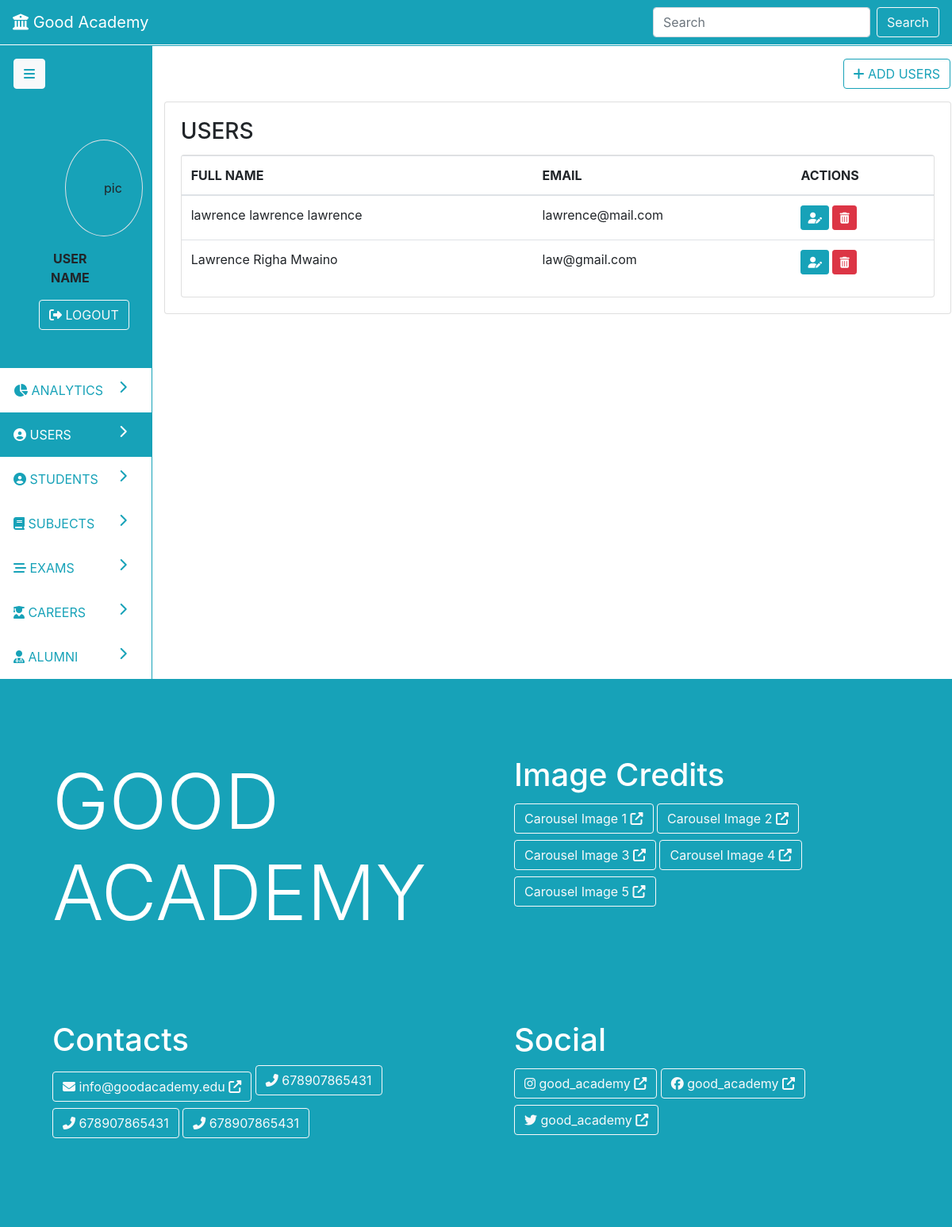
/users, run on an earlier commit of the app's database.
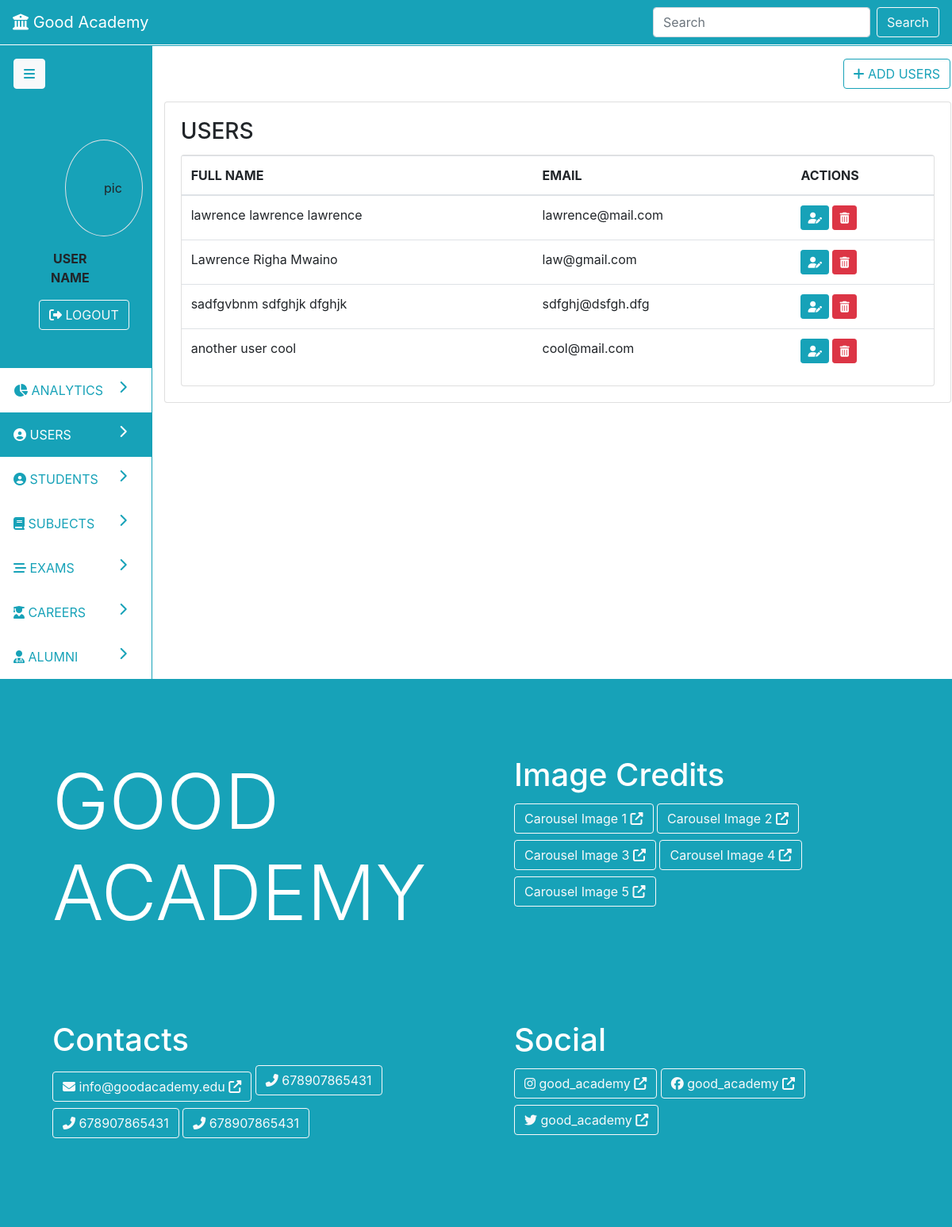
And on a later commit of the database.
### parent/models.py (models this page shows, shortened)
class User(db.Model):
	id = db.Column(db.Integer, primary_key=True)
	first_name = db.Column(db.String(19), nullable=False)
	middle_name = db.Column(db.String(19), nullable=False)
	last_name = db.Column(db.String(19), nullable=False)
	email = db.Column(db.String(19), unique=True, nullable=False)
	password = db.Column(db.String(119), nullable=False)

### parent/routes.py (the view)
@app.route('/users', methods=['POST', 'GET'])
def users():
	users = User.query.all()
	return render_template('admin/users.html', nav='dash', page='users', users=users, action='read')

### parent/templates/admin/users.html
{% extends 'admin-dash.html' %}
{% block pagedata %}
{% if action=='create' %}
<div class="row">
	<div class="col p-3">
		<a class="btn float-right btn-outline-info" href="{{ url_for('users') }}"><i class="fas fa-list"></i> VIEW USERS</a>
	</div>
</div>
<div class="card p-3" onload="changeNav('users')">
	<div class="card-body text-primary">
		<h1 class="card-title text-info">Register New User</h1>
	</div>
	<form class="card" method="post">
		{{ form.hidden_tag() }}
		<div class="card-body">
			<div class="alert alert-info">
				<i class="fas fa-info-circle"></i> The default password for new accounts is 'welcome'
			</div>
			<fieldset>
				<div class="form-group">
					{{ form.first_name.label(class='form-control-label') }}
					{% if form.first_name.errors %}
						{{ form.first_name(class='form-control is-invalid')}}
						<div class="invalid-feedback">
							{% for error in form.first_name.errors %}
								<span>{{ error }}</span>
							{% endfor %}
						</div>
					{% else%}
						{{ form.first_name(class='form-control') }}
					{% endif %}
				</div>
				<div class="form-group">
					{{ form.middle_name.label(class='form-control-label') }}
					{% if form.middle_name.errors %}
						{{ form.middle_name(class='form-control is-invalid')}}
						<div class="invalid-feedback">
							{% for error in form.middle_name.errors %}
								<span>{{ error }}</span>
							{% endfor %}
						</div>
					{% else%}
						{{ form.middle_name(class='form-control') }}
					{% endif %}
				</div>
				<div class="form-group">
					{{ form.last_name.label(class='form-control-label') }}
					{% if form.last_name.errors %}
						{{ form.last_name(class='form-control is-invalid')}}
						<div class="invalid-feedback">
							{% for error in form.last_name.errors %}
								<span>{{ error }}</span>
							{% endfor %}
						</div>
					{% else%}
						{{ form.last_name(class='form-control') }}
					{% endif %}
				</div>
				<div class="form-group">
					{{ form.email.label(class='form-control-label') }}
					{% if form.email.errors %}
						{{ form.email(class='form-control is-invalid')}}
						<div class="invalid-feedback">
							{% for error in form.email.errors %}
								<span>{{ error }}</span>
							{% endfor %}
						</div>
					{% else%}
						{{ form.email(class='form-control') }}
					{% endif %}
				</div>
			</fieldset>
			<div>
				{{ form.submit(class='btn btn-info')}}
			</div>
			</div>
		</div>
	</form>
</div>
{% elif action=='read' %}
<div class="row">
	<div class="col p-3">
		<a class="btn float-right btn-outline-info" href="{{ url_for('create_user') }}"><i class="fas fa-plus"></i> ADD USERS</a>
	</div>
</div>
<div class="card">
	<div class="card-body">
		<h3 class="card-title">USERS</h3>
		<div class="card">
			<div class="table-responsive">
				<table class="table table-hover">
					<thead>
						<tr>
							<th>FULL NAME</th><th>EMAIL</th><th>ACTIONS</th>
						</tr>
					</thead>
					<tbody>
						{% for user in users %}
						<tr>
							<td>{% print(user.first_name) %} {% print(user.middle_name) %} {% print(user.last_name) %}</td>
							<td>{% print(user.email) %}</td>
							<td>
								<a href="#" class="btn btn-sm btn-info" data-toggle="tooltip" data-placement="top" title="EDIT"><i class="fas fa-user-edit"></i></a>
								<a href="#" class="btn btn-sm btn-danger" data-toggle="tooltip" data-placement="top" title="DELETE"><i class="fas fa-trash-alt"></i></a>
							</td>
						</tr>
						{% endfor %}
					</tbody>
				</table>
			</div>
		</div>
	</div>
</div>
{% elif action=='update' %}
<div class="row">
	<div class="col p-3">
		<a class="btn float-right btn-outline-info" href="{{ url_for('users') }}"><i class="fas fa-list"></i> VIEW USERS</a>
	</div>
</div>
{% elif action=='delete' %}
<div class="row">
	<div class="col p-3">
		<a class="btn float-right btn-outline-info" href="{{ url_for('users') }}"><i class="fas fa-list"></i> VIEW USERS</a>
	</div>
</div>
{% endif %}
{% endblock %}

What changed in the data, as far as the page shows it:
added User: first_name "sadfgvbnm", middle_name "sdfghjk", last_name "dfghjk", email "sdfghj@dsfgh.dfg"
added User: first_name "another", middle_name "user", last_name "cool", email "cool@mail.com"
